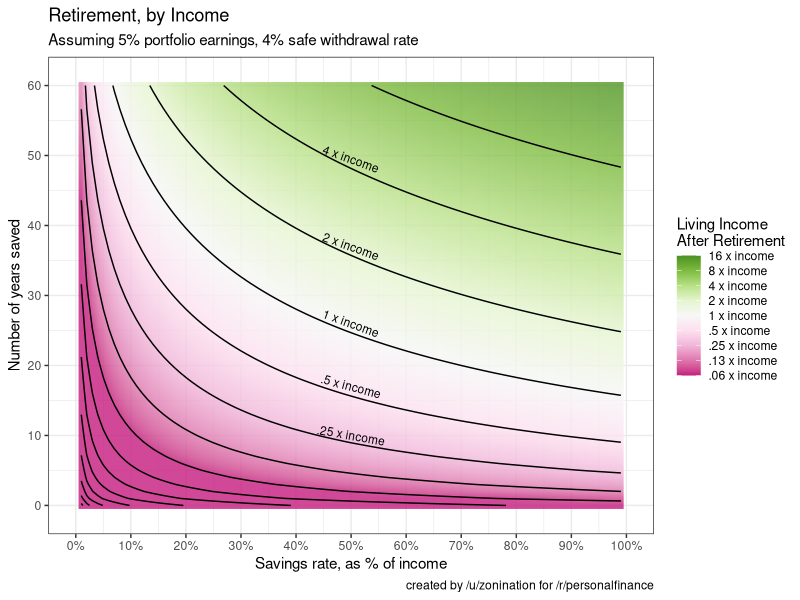
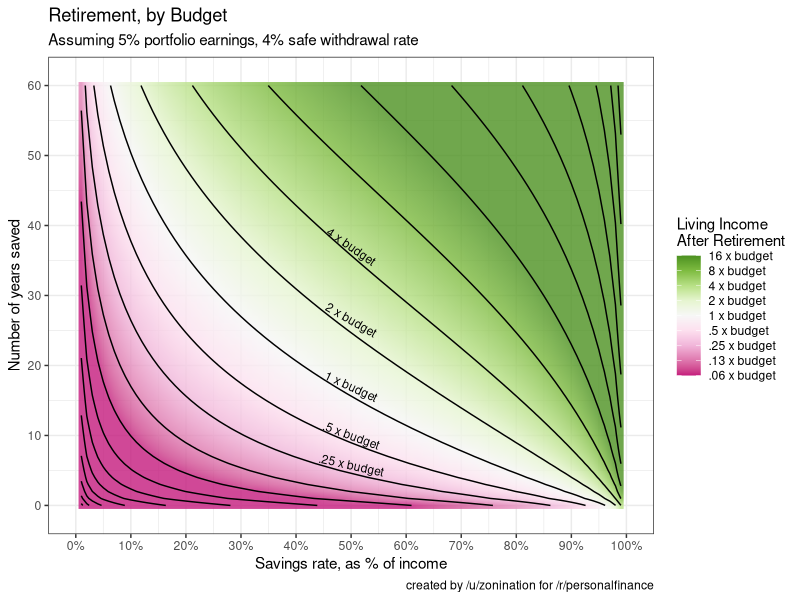
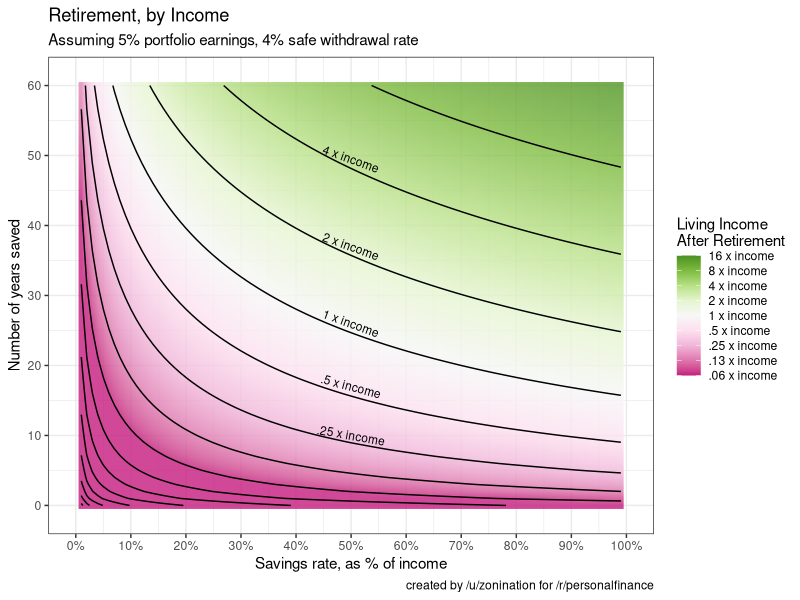
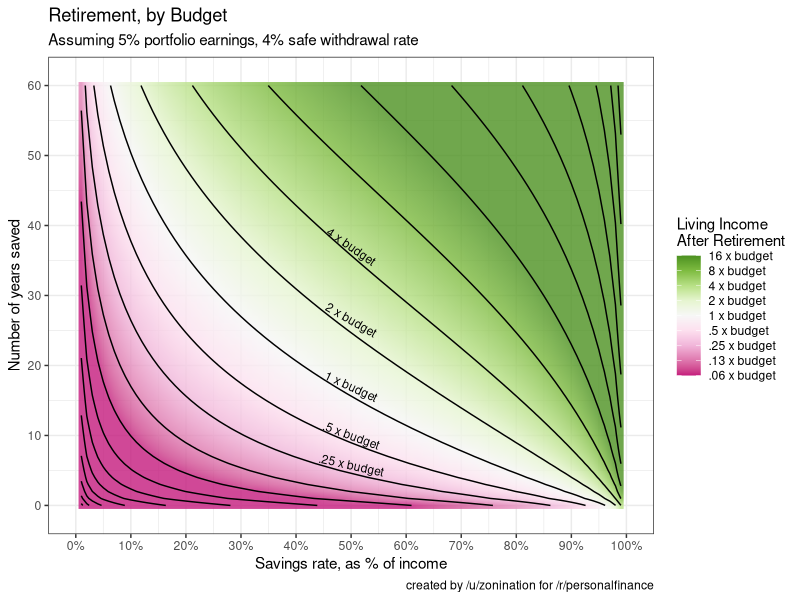

Write R code to recreate these figures, in order.
# Load libraries, load assumptions
library(ggplot2)
library(scales)
library(RColorBrewer)

# Assumptions:
real.r = 5.0  # Real return from portfolio, in stocks, bonds, etc. in percent.
swr    = 4.0  # "Safe Withdrawal Rate" from portfolio

#######################
# PART 1: Calculation #
#######################

# Convert variables from percent to decimal
real.r <- real.r/100+1
swr    <- swr   /100

# Declare a blank data frame with savings rate, years saved, and amount in portfolio
df<-data.frame("save.r"=NA, "years"=NA, "amt"=NA)

# Sweep across percentage of income saved
for(inc.pct in seq(.01,.99,.01)){
  saved<-0
  # Calculate an amount for each year saved
  for(years in 0:60){
    saved<-saved*real.r+inc.pct
    df<-rbind(df,c(inc.pct,years,saved))
  } }; rm(saved); rm(years); rm(inc.pct)

# Remove "NA" from data frame
df<-subset(df, !is.na(df$save.r))

# Calculate living income based off Safe Withdrawal Rate
df$l.income<-df$amt*swr

# Calculate expense rate after retirement
df$spend <- df$l.income/(1-df$save.r)

####################
# PART 2: Plotting #
####################

# Plot the final results, as Income Multiplier
ggplot(df,aes(save.r,years))+
  # Using logscale since it's easier to visualize on this heatmap.
  geom_raster(aes(fill=log(l.income)/log(2)), interpolate=T, alpha=.8)+
  geom_contour(aes(z=log(l.income)/log(2)),color="black",size=.5, binwidth=1)+
  scale_fill_gradientn("Living Income\nAfter Retirement",
                       colors = brewer.pal(9,"PiYG"),
                       limits=c(-4,4),
                       breaks=c(-4:4),
                       labels=c(".06 x income",".13 x income",".25 x income",".5 x income","1 x income","2 x income","4 x income","8 x income", "16 x income"),
                       oob=scales::squish)+
  scale_x_continuous(breaks=seq(0,1,.1), labels=scales::percent, limits=c(0,1))+
  scale_y_continuous(breaks=seq(0,60,10), limits=c(-1,61))+
  labs(title="Retirement, by Income",
       subtitle="Assuming 5% portfolio earnings, 4% safe withdrawal rate",
       x="Savings rate, as % of income",
       y="Number of years saved",
       caption="created by /u/zonination for /r/personalfinance")+
  # annotate("rect",xmin=.15,xmax=.20,ymin=35,ymax=40,alpha=.5,fill="black",color="darkgreen")+
  annotate("text", x=.5, y=49.5, label="4 x income", size=3, angle=-20)+
  annotate("text", x=.5, y=37, label="2 x income", size=3, angle=-20)+
  annotate("text", x=.5, y=26, label="1 x income", size=3, angle=-20)+
  annotate("text", x=.5, y=17, label=".5 x income", size=3, angle=-15)+
  annotate("text", x=.5, y=10, label=".25 x income", size=3, angle=-10)+
  theme_bw()
ggsave("income.png",height=6,width=10,dpi=100,type="cairo-png")

# Plot the final results, as Spend Multiplier
ggplot(df,aes(save.r,years))+
  # Using logscale since it's easier to visualize on this heatmap.
  geom_raster(aes(fill=log(spend)/log(2)), interpolate=T, alpha=.8)+
  geom_contour(aes(z=log(spend)/log(2)),color="black",size=.5, binwidth=1)+
  scale_fill_gradientn("Living Income\nAfter Retirement",
                       colors = brewer.pal(9,"PiYG"),
                       limits=c(-4,4),
                       breaks=c(-4:4),
                       labels=c(".06 x budget",".13 x budget",".25 x budget",".5 x budget","1 x budget","2 x budget","4 x budget","8 x budget", "16 x budget"),
                       oob=scales::squish)+
  scale_x_continuous(breaks=seq(0,1,.1), labels=scales::percent, limits=c(0,1))+
  scale_y_continuous(breaks=seq(0,60,10), limits=c(-1,61))+
  labs(title="Retirement, by Budget",
       subtitle="Assuming 5% portfolio earnings, 4% safe withdrawal rate",
       x="Savings rate, as % of income",
       y="Number of years saved",
       caption="created by /u/zonination for /r/personalfinance")+
  # annotate("rect",xmin=.15,xmax=.20,ymin=35,ymax=40,alpha=.5,fill="black",color="darkgreen")+
  annotate("text", x=.5, y=37, label="4 x budget", size=3, angle=-35)+
  annotate("text", x=.5, y=26.5, label="2 x budget", size=3, angle=-30)+
  annotate("text", x=.5, y=17, label="1 x budget", size=3, angle=-25)+
  annotate("text", x=.5, y=10, label=".5 x budget", size=3, angle=-20)+
  annotate("text", x=.5, y=5.75, label=".25 x budget", size=3, angle=-12.5)+
  theme_bw()
ggsave("spend.png",height=6,width=10,dpi=100,type="cairo-png")